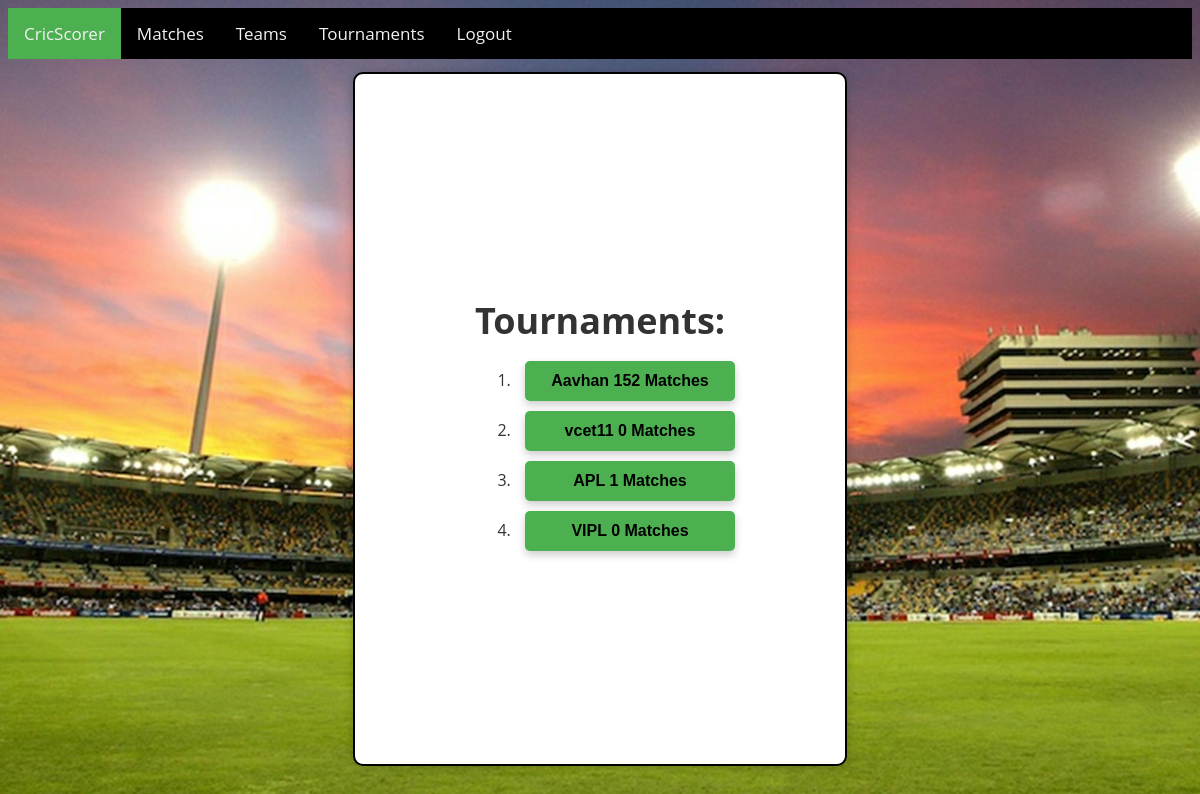
The app's page /tournament_list/ with its own data.
### scoring/models.py (models this page shows, shortened)
class Tournament(models.Model):
    name = models.CharField(max_length=200, null=True)
    start_date = models.DateTimeField(null=True)
    end_date = models.DateTimeField(null=True)
    location = models.CharField(max_length=200, null=True)
    teams = models.ManyToManyField(
        'Team', blank=True, related_name='tournaments')

class Makematch(models.Model):
    tournament_name = models.ForeignKey(
        Tournament, on_delete=models.CASCADE, blank=True, default=0)
    team_1 = models.ForeignKey(
        Team, related_name="team_1", on_delete=models.CASCADE)
    team_2 = models.ForeignKey(
        Team, related_name="team_2", on_delete=models.CASCADE)
    overs=models.IntegerField(default=5,null=True)
    team_a_score = models.IntegerField(default=0)
    team_b_score = models.IntegerField(default=0)
    winner = models.ForeignKey(
        Team, related_name='winner', on_delete=models.CASCADE, null=True, blank=True)

### scoring/views.py (the view)
# urls.py: path('tournament_list/', views.tournament_list, name="tournament_list"),
def tournament_list(request):
    tournaments = Tournament.objects.all()
    return render(request, 'scoring/tournaments_list.html', {'tournaments': tournaments})

### scoring/models.py (called while the page is built)
    def __str__(self):
        return self.name

### scoring/templates/scoring/tournaments_list.html (shortened to what this page needs)
{% extends 'scoring/base.html' %}
{% block content %}
<div class="center">
  <div class="container">
    <div class="text-center">
      <h1 class="mb-5">Tournaments:</h1>
      <ol class="list-group list-group-numbered">
        {% for tournament in tournaments %}
        <li class="list-group-item d-flex justify-content-between align-items-start mb-4">
          <div class="ms-2 me-auto">
            <div class="fw-bold mb-3"><button class="btn btn-outline-secondary btn-sm" onclick="toggleMatches({{tournament.id}})">{{tournament.name}} <span class="badge bg-secondary">{{tournament.makematch_set.all|length}} Matches</span></button></div>
          </div>
        </li>
        {% endfor %}
      </ol>
    </div>
  </div>
</div>
{% endblock %}

### scoring/static/scoring/score.css (style rules this page uses)
.container { max-width: 500px; margin: 0 auto; padding: 20px; background-color: #ca3d3d; box-shadow: 0 0 10px rgba(0, 0, 0, 0.2); border-radius: 5px; }
.btn { display: block; width: 100%; height: 40px; margin-top: 10px; padding: 10px; background-color: #4CAF50; color: black; font-size: 16px; border: none; border-radius: 5px; cursor: pointer; }
button { padding: 12px 24px; margin: 10px; background-color: #4CAF50; color: white; border: none; cursor: pointer; border-radius: 4px; box-shadow: 0 4px 8px 0 rgba(0, 0, 0, 0.2); transition: 0.3s; font-weight: bold; }

### scoring/static/scoring/makematch.css (style rules this page uses)
.center { display: flex; justify-content: center; align-items: center; height: 90vh; }
.container { background-color: white; border: 2px solid black; border-radius: 10px; padding: 120px; text-align: center; display: flex; justify-content: center; align-items: center; display: flex; justify-content: center; align-items: center; height: 30vh; }
h1, p { text-align: center; }
h1 { margin-bottom: 10px; font-size: 36px; font-weight: bold; }

### scoring/templates/scoring/tournaments_list.html (style rules this page uses)
.container { max-width: 1000px !important; height: 450px; }

### records on screen
Tournament: name "Aavhan", makematch_set.all|length "152"
Tournament: name "vcet11", makematch_set.all|length "0"
Tournament: name "APL", makematch_set.all|length "1"
Tournament: name "VIPL", makematch_set.all|length "0"
